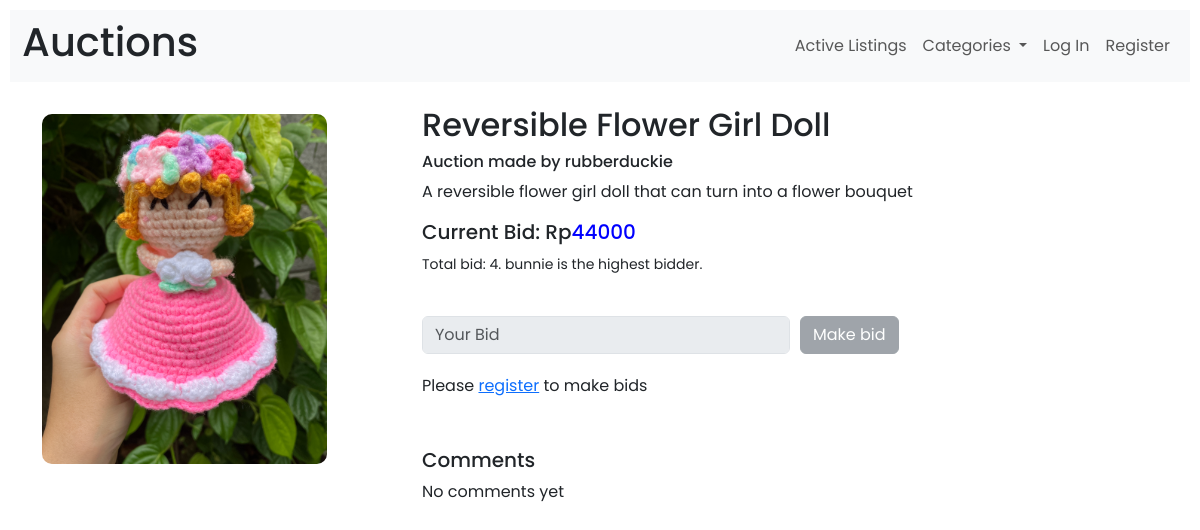
Page /3 on the committed database.
### auctions/models.py (models this page shows, shortened)
class Listings(models.Model):
    category_list = [
        ('Fashion', 'Fashion'),
        ('Toys', 'Toys'),
        ('Electronics', 'Electronics'),
        ('Home', 'Home'),
        ('Others', 'Others')
    ]
    title = models.CharField(max_length=50)
    description = models.TextField()
    current_bid = models.DecimalField(max_digits=12, decimal_places=0)
    image = models.ImageField(null= True, blank=True, upload_to='auctions/images/')
    category = models.CharField(choices=category_list, blank=True, max_length=15)
    author = models.ForeignKey(User, on_delete=models.CASCADE,related_name="posts", default=0)
    status= models.BooleanField(default=True)
    objects = CreateListing()

class User(AbstractUser):
    pass

class Bid(models.Model):
    bid = models.DecimalField(max_digits=12, decimal_places=0)
    bidder = models.ForeignKey(User,on_delete=models.CASCADE, related_name="bid_value", default=0)
    bid_object= models.ForeignKey(Listings,on_delete=models.CASCADE, related_name="bid", default=0)
    winner = models.BooleanField(default= False)
    objects = CreateBid()

### auctions/views.py (the view, shortened to what this page needs)
# urls.py: path("<int:listing_id>", views.listing_page, name="listing"),
def listing_page (request, listing_id):
    post = Listings.objects.get(pk=listing_id)
    bid_exist = Bid.objects.filter(bid_object = listing_id)
    try:
        watchlist = Watchlist.objects.get(item=listing_id)
    except Watchlist.DoesNotExist:
        watchlist = None
    if bid_exist:
        top_bid = Bid.objects.filter(bid_object = listing_id).latest('bid')
        return render(request, "auctions/listing.html", {
            "listing": post,
            "comments": Comment.objects.filter(comment_object = listing_id),
            "top_bid" : top_bid,
            "bid_exist" : bid_exist,
            "watchlist": watchlist
        })
    return render(request, "auctions/listing.html", {
        "listing": post,
        "comments": Comment.objects.filter(comment_object = listing_id),
        "watchlist": watchlist
    })

### auctions/templates/auctions/listing.html (shortened to what this page needs)
{% extends "auctions/layout.html" %}
{% block body %}
<br>
<div class="container">
    <div class="row">
        <div class = "col-4 mt-2">
            <img src="{{listing.image.url}}" alt="listing image" class="image-rounded">
            <br>
            <br>
        </div>
        {% if not top_bid.winner %}
            <div class = "col-8 style="text-align: justify;">
                <h2>{{listing.title}}</h2>
                <h6> Auction made by {{listing.author.username}}</h6>
                <p>{{listing.description}}</p>
                {% if top_bid %}
                <h5>Current Bid: Rp<span style="color: blue">{{top_bid.bid}}</span></h5>
                    {% if top_bid.bidder.username == user.username %}
                    <p><small>Total bid: {{ bid_exist | length}}. You're the highest bidder.</small></p>
                    {% else %}
                    <p><small>Total bid: {{ bid_exist | length}}. {{top_bid.bidder.username}} is the highest bidder.</small></p>
                    {% endif %}
                {% else %}
                    <h5>Starting Bid: Rp<span style="color: blue">{{listing.current_bid}}</span></h5>
                {% endif %}
                {% if user.is_authenticated and user.username != listing.author.username %}
                <form action="{% url 'listing' listing.id %}" method="post" >
                    {% csrf_token %}
                    <div class="form-group form-side">
                        <input class="form-control" type="number" name="bid" placeholder="Your Bid" style="width:50%">
                        <input class="btn btn-primary" type="submit" value="Make bid">
                    </div>
                        <div class="comment-container">
                            <h5>Comments</h5>
                            {% for c in comments %}
                                <strong>{{ c.account.username}}</strong>
                                {{ c.comment }}
                                <br>
                            {% endfor %}
                        </div>
                        <div class="form-group form-side">
                            <input class="form-control" type="text" name="comment" placeholder="Add a comment">
                            <input class="btn btn-primary" type="submit" value="Comment">
                        </div>
                    </form>
                    {% else %}
                    <br>
                    <form action="{% url 'listing' listing.id %}" method="post" >
                        <div class="form-group form-side">
                            <input class="form-control" type="number" name="bid" placeholder="Your Bid" style="width:50%" disabled>
                            <input class="btn btn-secondary" type="submit" value="Make bid" disabled>
                        </div>
                    Please <a href="{% url 'register' %}">register</a> to make bids
                    <br>
                    <div class="comment-container">
                        <h5>Comments</h5>
                        {% for c in comments %}
                            <strong>{{ c.account.username}}</strong>
                            {{ c.comment }}
                            <br>
                        {% empty %}
                            No comments yet
                        {% endfor %}
                    </div>
                    </form>
                    {% endif %}
        {% endif %}
        </div>
    </div>
</div>
{% endblock %}

### auctions/static/auctions/styles.css (style rules this page uses)
body { padding: 10px; font-family: 'Poppins' !important; }
.form-group { margin-bottom: 20px!important; }
.comment-container { padding-top: 50px!important; padding-bottom: 20px!important; }
.image-rounded { border-radius: 10px!important; width: 80%; height: 350px; object-fit: cover; }
.form-side { display: flex; justify-content: flex-start; align-items: center; gap: 10px; }

### rows in the picture
Listings: image (picture), title "Reversible Flower Girl Doll", author.username "rubberduckie", description "A reversible flower girl doll that can turn into a flower bouquet"
Bid: bid "44000", bidder.username "bunnie"

### other values in the picture
{{ bid_exist | length }} "4"
